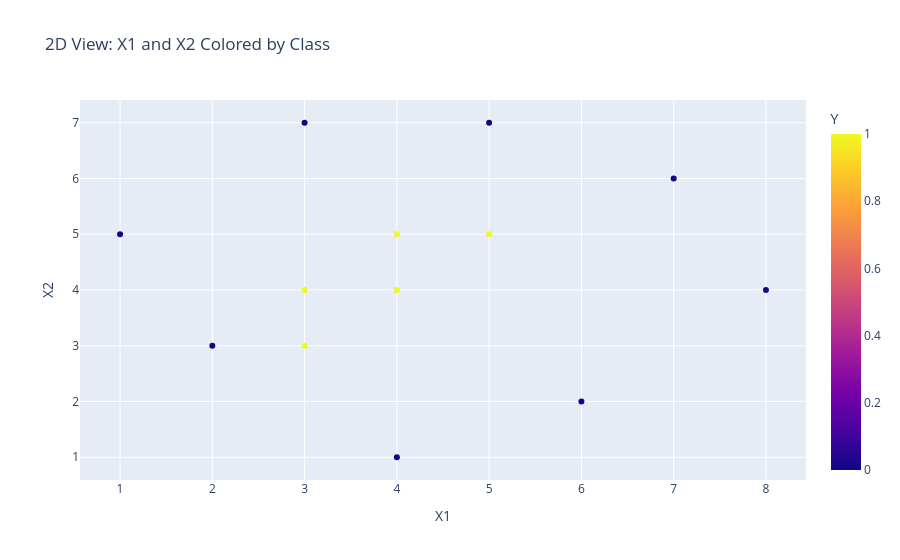

This figure's notebook cell:
### Markdown cell above
### Visualization 1: Original Data in 2D

This plot shows the two original input features, `X1` and `X2`. Each point is one record, and the color represents its class label `Y`.

### Code cell
fig_2d = px.scatter(
    dff,
    x="X1",
    y="X2",
    color="Y",
    title="2D View: X1 and X2 Colored by Class"
)
fig_2d.show()

### Figure 1 — Plotly figure (JSON) as saved in the notebook; plotly's stock layout.template omitted (floating-point values rounded to 4 significant figures)
{"data": [{"hovertemplate": "X1=%{x}<br>X2=%{y}<br>Y=%{marker.color}<extra></extra>", "legendgroup": "", "marker": {"color": [0, 0, 0, 0, 0, 0, 0, 0, 1, 1, 1, 1, 1], "coloraxis": "coloraxis", "symbol": "circle"}, "mode": "markers", "name": "", "orientation": "v", "showlegend": false, "type": "scatter", "x": [1, 2, 3, 4, 5, 6, 7, 8, 3, 4, 5, 3, 4], "xaxis": "x", "y": [5, 3, 7, 1, 7, 2, 6, 4, 3, 4, 5, 4, 5], "yaxis": "y"}], "layout": {"coloraxis": {"colorbar": {"title": {"text": "Y"}}, "colorscale": [[0, "#0d0887"], [0.1111, "#46039f"], [0.2222, "#7201a8"], [0.3333, "#9c179e"], [0.4444, "#bd3786"], [0.5556, "#d8576b"], [0.6667, "#ed7953"], [0.7778, "#fb9f3a"], [0.8889, "#fdca26"], [1, "#f0f921"]]}, "legend": {"tracegroupgap": 0}, "title": {"text": "2D View: X1 and X2 Colored by Class"}, "xaxis": {"anchor": "y", "domain": [0, 1], "title": {"text": "X1"}}, "yaxis": {"anchor": "x", "domain": [0, 1], "title": {"text": "X2"}}}}
